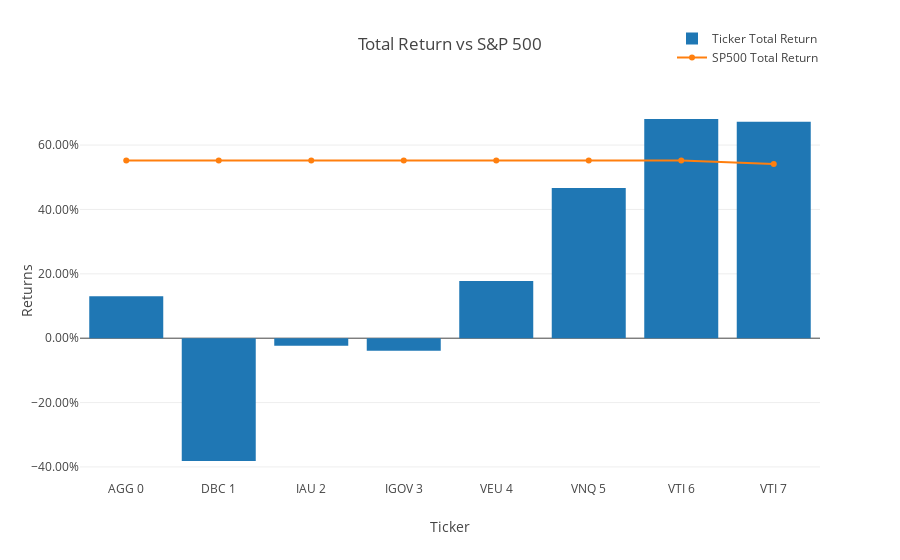

Notebook cell for this chart:
### Markdown cell above
### Total Return.

### Code cell
trace1 = go.Bar(
    x = merged_portfolio_sp_latest_YTD_sp_chart['Ticker #'],
    y = merged_portfolio_sp_latest_YTD_sp_chart['Ticker Return'],
    name = 'Ticker Total Return')

trace2 = go.Scatter(
    x = merged_portfolio_sp_latest_YTD_sp_chart['Ticker #'],
    y = merged_portfolio_sp_latest_YTD_sp_chart['SP Return'],
    name = 'SP500 Total Return')
    
data = [trace1, trace2]

layout = go.Layout(title = 'Total Return vs S&P 500'
    , barmode = 'group'
    , yaxis=dict(title='Returns', tickformat=".2%")
    , xaxis=dict(title='Ticker')
    , legend=dict(x=.8,y=1.2)
    )

fig = go.Figure(data=data, layout=layout)
iplot(fig)

### Figure 1 — Plotly figure (JSON) as saved in the notebook; plotly's stock layout.template omitted (floating-point values rounded to 4 significant figures)
{"data": [{"name": "Ticker Total Return", "type": "bar", "x": ["AGG 0", "DBC 1", "IAU 2", "IGOV 3", "VEU 4", "VNQ 5", "VTI 6", "VTI 7"], "y": [0.1303, -0.3815, -0.02318, -0.03904, 0.1774, 0.4669, 0.6811, 0.6722]}, {"name": "SP500 Total Return", "type": "scatter", "x": ["AGG 0", "DBC 1", "IAU 2", "IGOV 3", "VEU 4", "VNQ 5", "VTI 6", "VTI 7"], "y": [0.5519, 0.5519, 0.5519, 0.5519, 0.5519, 0.5519, 0.5519, 0.5414]}], "layout": {"barmode": "group", "legend": {"x": 0.8, "y": 1.2}, "title": "Total Return vs S&P 500", "xaxis": {"title": "Ticker"}, "yaxis": {"tickformat": ".2%", "title": "Returns"}}}
